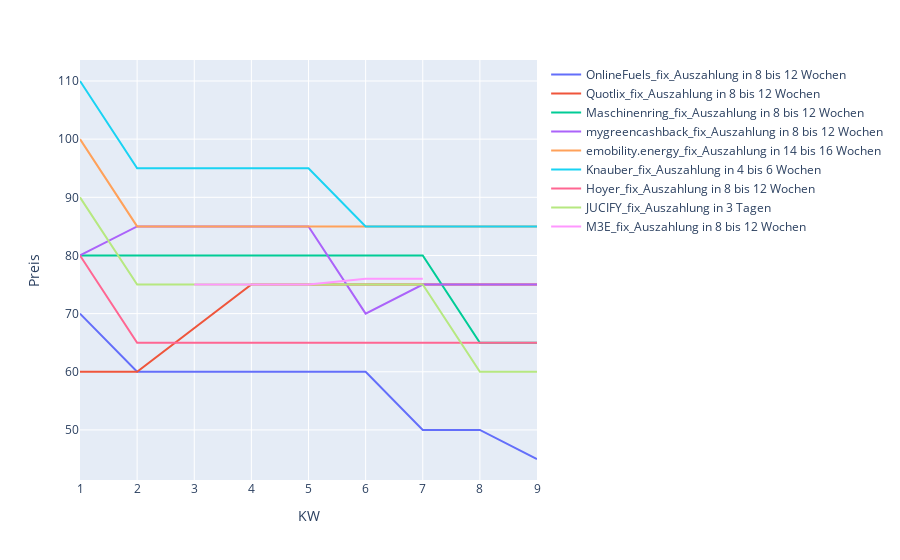

This figure's notebook cell:
### Code cell
fig.update_layout(xaxis=dict(tickmode='linear', dtick=1), 
                 legend_title_text=None)

### Figure 1 — Plotly figure (JSON) as saved in the notebook; plotly's stock layout.template omitted (floating-point values rounded to 4 significant figures)
{"data": [{"hovertemplate": "Neuer Name=OnlineFuels_fix_Auszahlung in 8 bis 12 Wochen<br>KW=%{x}<br>Preis=%{y}<extra></extra>", "legendgroup": "OnlineFuels_fix_Auszahlung in 8 bis 12 Wochen", "line": {"color": "#636efa", "dash": "solid"}, "marker": {"symbol": "circle"}, "mode": "lines", "name": "OnlineFuels_fix_Auszahlung in 8 bis 12 Wochen", "orientation": "v", "showlegend": true, "type": "scatter", "x": [1, 2, 3, 4, 5, 6, 7, 8, 9], "xaxis": "x", "y": [70, 60, 60, 60, 60, 60, 50, 50, 45], "yaxis": "y"}, {"hovertemplate": "Neuer Name=Quotlix_fix_Auszahlung in 8 bis 12 Wochen<br>KW=%{x}<br>Preis=%{y}<extra></extra>", "legendgroup": "Quotlix_fix_Auszahlung in 8 bis 12 Wochen", "line": {"color": "#EF553B", "dash": "solid"}, "marker": {"symbol": "circle"}, "mode": "lines", "name": "Quotlix_fix_Auszahlung in 8 bis 12 Wochen", "orientation": "v", "showlegend": true, "type": "scatter", "x": [1, 2, 4, 5, 6, 7, 8, 9], "xaxis": "x", "y": [60, 60, 75, 75, 75, 75, 75, 75], "yaxis": "y"}, {"hovertemplate": "Neuer Name=Maschinenring_fix_Auszahlung in 8 bis 12 Wochen<br>KW=%{x}<br>Preis=%{y}<extra></extra>", "legendgroup": "Maschinenring_fix_Auszahlung in 8 bis 12 Wochen", "line": {"color": "#00cc96", "dash": "solid"}, "marker": {"symbol": "circle"}, "mode": "lines", "name": "Maschinenring_fix_Auszahlung in 8 bis 12 Wochen", "orientation": "v", "showlegend": true, "type": "scatter", "x": [1, 2, 3, 4, 5, 6, 7, 8, 9], "xaxis": "x", "y": [80, 80, 80, 80, 80, 80, 80, 65, 65], "yaxis": "y"}, {"hovertemplate": "Neuer Name=mygreencashback_fix_Auszahlung in 8 bis 12 Wochen<br>KW=%{x}<br>Preis=%{y}<extra></extra>", "legendgroup": "mygreencashback_fix_Auszahlung in 8 bis 12 Wochen", "line": {"color": "#ab63fa", "dash": "solid"}, "marker": {"symbol": "circle"}, "mode": "lines", "name": "mygreencashback_fix_Auszahlung in 8 bis 12 Wochen", "orientation": "v", "showlegend": true, "type": "scatter", "x": [1, 2, 3, 4, 5, 6, 7, 8, 9], "xaxis": "x", "y": [80, 85, 85, 85, 85, 70, 75, 75, 75], "yaxis": "y"}, {"hovertemplate": "Neuer Name=emobility.energy_fix_Auszahlung in 14 bis 16 Wochen<br>KW=%{x}<br>Preis=%{y}<extra></extra>", "legendgroup": "emobility.energy_fix_Auszahlung in 14 bis 16 Wochen", "line": {"color": "#FFA15A", "dash": "solid"}, "marker": {"symbol": "circle"}, "mode": "lines", "name": "emobility.energy_fix_Auszahlung in 14 bis 16 Wochen", "orientation": "v", "showlegend": true, "type": "scatter", "x": [1, 2, 3, 4, 5, 6, 7, 8, 9], "xaxis": "x", "y": [100, 85, 85, 85, 85, 85, 85, 85, 85], "yaxis": "y"}, {"hovertemplate": "Neuer Name=Knauber_fix_Auszahlung in 4 bis 6 Wochen<br>KW=%{x}<br>Preis=%{y}<extra></extra>", "legendgroup": "Knauber_fix_Auszahlung in 4 bis 6 Wochen", "line": {"color": "#19d3f3", "dash": "solid"}, "marker": {"symbol": "circle"}, "mode": "lines", "name": "Knauber_fix_Auszahlung in 4 bis 6 Wochen", "orientation": "v", "showlegend": true, "type": "scatter", "x": [1, 2, 3, 4, 5, 6, 7, 8, 9], "xaxis": "x", "y": [110, 95, 95, 95, 95, 85, 85, 85, 85], "yaxis": "y"}, {"hovertemplate": "Neuer Name=Hoyer_fix_Auszahlung in 8 bis 12 Wochen<br>KW=%{x}<br>Preis=%{y}<extra></extra>", "legendgroup": "Hoyer_fix_Auszahlung in 8 bis 12 Wochen", "line": {"color": "#FF6692", "dash": "solid"}, "marker": {"symbol": "circle"}, "mode": "lines", "name": "Hoyer_fix_Auszahlung in 8 bis 12 Wochen", "orientation": "v", "showlegend": true, "type": "scatter", "x": [1, 2, 3, 4, 5, 6, 7, 8, 9], "xaxis": "x", "y": [80, 65, 65, 65, 65, 65, 65, 65, 65], "yaxis": "y"}, {"hovertemplate": "Neuer Name=JUCIFY_fix_Auszahlung in 3 Tagen<br>KW=%{x}<br>Preis=%{y}<extra></extra>", "legendgroup": "JUCIFY_fix_Auszahlung in 3 Tagen", "line": {"color": "#B6E880", "dash": "solid"}, "marker": {"symbol": "circle"}, "mode": "lines", "name": "JUCIFY_fix_Auszahlung in 3 Tagen", "orientation": "v", "showlegend": true, "type": "scatter", "x": [1, 2, 3, 4, 5, 6, 7, 8, 9], "xaxis": "x", "y": [90, 75, 75, 75, 75, 75, 75, 60, 60], "yaxis": "y"}, {"hovertemplate": "Neuer Name=M3E_fix_Auszahlung in 8 bis 12 Wochen<br>KW=%{x}<br>Preis=%{y}<extra></extra>", "legendgroup": "M3E_fix_Auszahlung in 8 bis 12 Wochen", "line": {"color": "#FF97FF", "dash": "solid"}, "marker": {"symbol": "circle"}, "mode": "lines", "name": "M3E_fix_Auszahlung in 8 bis 12 Wochen", "orientation": "v", "showlegend": true, "type": "scatter", "x": [3, 4, 5, 6, 7], "xaxis": "x", "y": [75, 75, 75, 76, 76], "yaxis": "y"}], "layout": {"legend": {"title": {}, "tracegroupgap": 0}, "margin": {"t": 60}, "xaxis": {"anchor": "y", "domain": [0, 1], "dtick": 1, "tickmode": "linear", "title": {"text": "KW"}}, "yaxis": {"anchor": "x", "domain": [0, 1], "title": {"text": "Preis"}}}}
